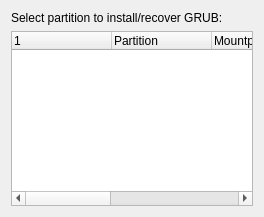
<?xml version="1.0" encoding="UTF-8"?>
<ui version="4.0">
 <class>InstallDialog</class>
 <widget class="QWidget" name="InstallDialog">
  <property name="geometry">
   <rect>
    <x>0</x>
    <y>0</y>
    <width>264</width>
    <height>217</height>
   </rect>
  </property>
  <layout class="QGridLayout" name="gridLayout">
   <item row="0" column="0">
    <widget class="QLabel" name="label">
     <property name="text">
      <string comment="@label:listbox">Select partition to install/recover GRUB:</string>
     </property>
    </widget>
   </item>
   <item row="1" column="0">
    <widget class="QTreeWidget" name="treeWidget_recover">
     <property name="editTriggers">
      <set>QAbstractItemView::NoEditTriggers</set>
     </property>
     <property name="iconSize">
      <size>
       <width>32</width>
       <height>32</height>
      </size>
     </property>
     <property name="rootIsDecorated">
      <bool>false</bool>
     </property>
     <property name="columnCount">
      <number>6</number>
     </property>
     <attribute name="headerStretchLastSection">
      <bool>false</bool>
     </attribute>
     <column>
      <property name="text">
       <string/>
      </property>
     </column>
     <column>
      <property name="text">
       <string comment="@title:column">Partition</string>
      </property>
     </column>
     <column>
      <property name="text">
       <string>Mountpoint</string>
      </property>
     </column>
     <column>
      <property name="text">
       <string comment="@title:column">Label</string>
      </property>
     </column>
     <column>
      <property name="text">
       <string comment="@title:column">File System</string>
      </property>
     </column>
     <column>
      <property name="text">
       <string comment="@title:column">Size</string>
      </property>
     </column>
    </widget>
   </item>
  </layout>
 </widget>
 <resources/>
 <connections/>
</ui>
